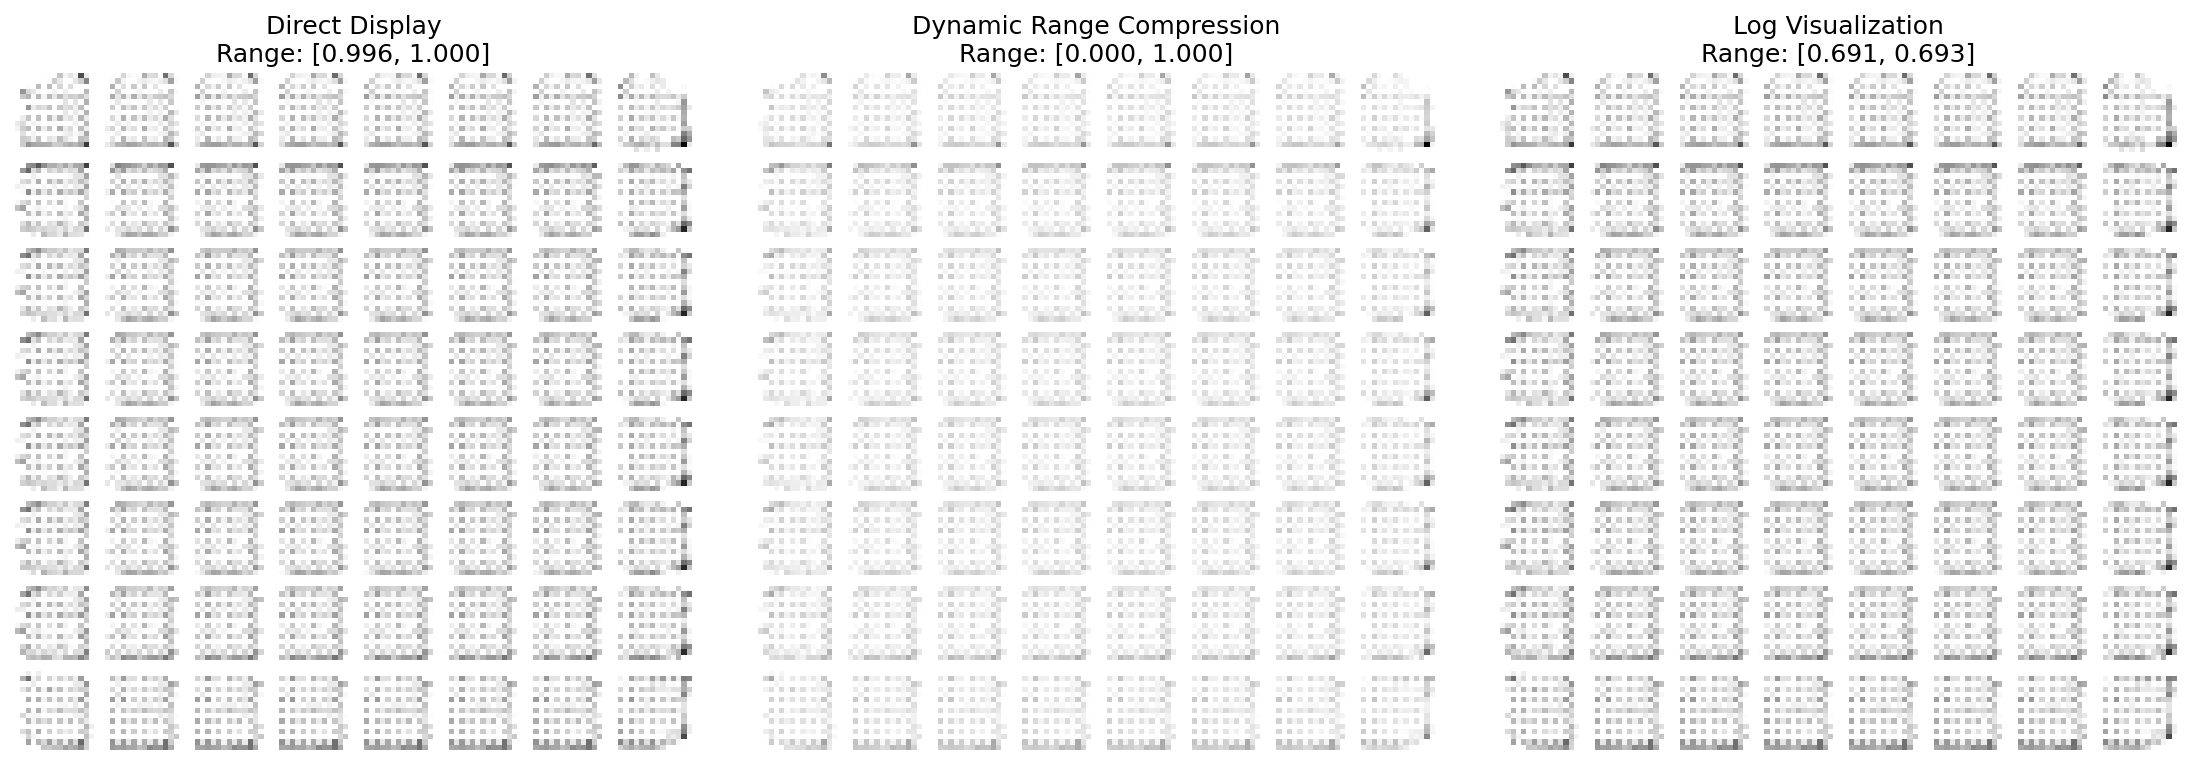

Source code (Python):
#!/usr/bin/env python3
"""
Debug script to identify the scaling/display issue
"""
import torch
import numpy as np
import matplotlib.pyplot as plt
from models.unet import create_model
from algos.admm_pnp import ADMMPnP
from data.sample_dataset_loader import create_sample_dataloaders

def debug_scaling_issue():
    """Debug the scaling issue step by step"""
    print("🔍 DEBUGGING SCALING ISSUE")
    print("=" * 50)
    
    device = torch.device('cuda' if torch.cuda.is_available() else 'cpu')
    print(f"Using device: {device}")
    
    # Load a test image
    try:
        _, _, test_loader = create_sample_dataloaders(
            'data/sample_sar/processed', batch_size=1, patch_size=128
        )
        batch = next(iter(test_loader))
        clean_image = batch['clean'][0, 0].numpy()
        noisy_image = batch['noisy'][0, 0].numpy()
        print("✅ Loaded test image from SAMPLE dataset")
        print(f"📊 Original noisy image range: [{noisy_image.min():.6f}, {noisy_image.max():.6f}]")
    except Exception as e:
        print(f"⚠️ Could not load dataset: {e}")
        # Create synthetic test image
        clean_image = np.ones((128, 128)) * 0.5
        clean_image[32:96, 32:96] = 0.8  # Square in center
        # Add synthetic speckle noise
        speckle = np.random.gamma(1, 0.3, clean_image.shape)
        noisy_image = clean_image * speckle
        print("✅ Created synthetic test image")
        print(f"📊 Original noisy image range: [{noisy_image.min():.6f}, {noisy_image.max():.6f}]")
    
    # Load model
    try:
        model = create_model('unet', n_channels=1, noise_conditioning=False)
        checkpoint = torch.load('checkpoints_improved/best_model.pth', map_location=device)
        model.load_state_dict(checkpoint['model_state_dict'])
        model.eval()
        print("✅ Loaded improved U-Net model")
    except Exception as e:
        print(f"❌ Could not load improved model: {e}")
        return
    
    # Test with safe log-transform
    print("\n🧪 Testing with Safe Log-Transform")
    print("-" * 40)
    
    admm = ADMMPnP(
        model, 
        device=device,
        rho_init=1.0,
        alpha=0.3,
        theta=0.5,
        max_iter=5,  # Short run for debugging
        use_log_transform=True
    )
    
    # Run denoising
    result = admm.denoise(noisy_image)
    denoised = result['denoised']
    
    print(f"\n📊 FINAL RESULTS:")
    print(f"   x_hat.min(): {denoised.min():.6f}")
    print(f"   x_hat.max(): {denoised.max():.6f}")
    print(f"   x_hat.mean(): {denoised.mean():.6f}")
    
    # Test different display methods
    print(f"\n🎨 Testing Display Methods:")
    
    # Method 1: Direct display
    plt.figure(figsize=(15, 5))
    
    plt.subplot(1, 3, 1)
    plt.imshow(denoised, cmap='gray')
    plt.title(f"Direct Display\nRange: [{denoised.min():.3f}, {denoised.max():.3f}]")
    plt.axis('off')
    
    # Method 2: Dynamic range compression (your suggestion)
    x_hat_disp = denoised - denoised.min()
    if x_hat_disp.max() > 0:
        x_hat_disp = x_hat_disp / x_hat_disp.max()
    x_hat_disp = np.power(x_hat_disp, 0.5)  # Gamma compression
    
    plt.subplot(1, 3, 2)
    plt.imshow(x_hat_disp, cmap='gray')
    plt.title(f"Dynamic Range Compression\nRange: [{x_hat_disp.min():.3f}, {x_hat_disp.max():.3f}]")
    plt.axis('off')
    
    # Method 3: Log visualization for ultra-low contrast
    plt.subplot(1, 3, 3)
    plt.imshow(np.log1p(denoised), cmap='gray')
    plt.title(f"Log Visualization\nRange: [{np.log1p(denoised).min():.3f}, {np.log1p(denoised).max():.3f}]")
    plt.axis('off')
    
    plt.tight_layout()
    plt.savefig('debug_scaling_issue.png', dpi=150, bbox_inches='tight')
    plt.close()
    
    print("📊 Debug visualization saved: debug_scaling_issue.png")
    
    # Test without log-transform for comparison
    print(f"\n🧪 Testing WITHOUT Log-Transform (for comparison)")
    print("-" * 50)
    
    admm_no_log = ADMMPnP(
        model, 
        device=device,
        rho_init=3.0,
        alpha=0.3,
        theta=0.5,
        max_iter=5,
        use_log_transform=False
    )
    
    result_no_log = admm_no_log.denoise(noisy_image)
    denoised_no_log = result_no_log['denoised']
    
    print(f"📊 WITHOUT log-transform:")
    print(f"   x_hat.min(): {denoised_no_log.min():.6f}")
    print(f"   x_hat.max(): {denoised_no_log.max():.6f}")
    print(f"   x_hat.mean(): {denoised_no_log.mean():.6f}")
    
    # Create comparison plot
    plt.figure(figsize=(12, 8))
    
    plt.subplot(2, 3, 1)
    plt.imshow(noisy_image, cmap='gray')
    plt.title('Input (Noisy)')
    plt.axis('off')
    
    plt.subplot(2, 3, 2)
    plt.imshow(denoised, cmap='gray')
    plt.title(f'With Log-Transform\nRange: [{denoised.min():.3f}, {denoised.max():.3f}]')
    plt.axis('off')
    
    plt.subplot(2, 3, 3)
    plt.imshow(denoised_no_log, cmap='gray')
    plt.title(f'Without Log-Transform\nRange: [{denoised_no_log.min():.3f}, {denoised_no_log.max():.3f}]')
    plt.axis('off')
    
    plt.subplot(2, 3, 4)
    plt.imshow(x_hat_disp, cmap='gray')
    plt.title('Dynamic Range Compression')
    plt.axis('off')
    
    plt.subplot(2, 3, 5)
    plt.imshow(np.log1p(denoised), cmap='gray')
    plt.title('Log Visualization')
    plt.axis('off')
    
    plt.subplot(2, 3, 6)
    plt.imshow(clean_image, cmap='gray')
    plt.title('Ground Truth')
    plt.axis('off')
    
    plt.tight_layout()
    plt.savefig('scaling_comparison.png', dpi=150, bbox_inches='tight')
    plt.close()
    
    print("📊 Comparison plot saved: scaling_comparison.png")
    
    print(f"\n🎯 SUMMARY:")
    print(f"   Log-transform output range: [{denoised.min():.6f}, {denoised.max():.6f}]")
    print(f"   No log-transform range: [{denoised_no_log.min():.6f}, {denoised_no_log.max():.6f}]")
    
    if denoised.max() - denoised.min() < 0.01:
        print("   ⚠️ WARNING: Very narrow dynamic range detected!")
        print("   💡 Solution: Use dynamic range compression or log visualization")
    else:
        print("   ✅ Dynamic range looks reasonable")

if __name__ == "__main__":
    debug_scaling_issue()


